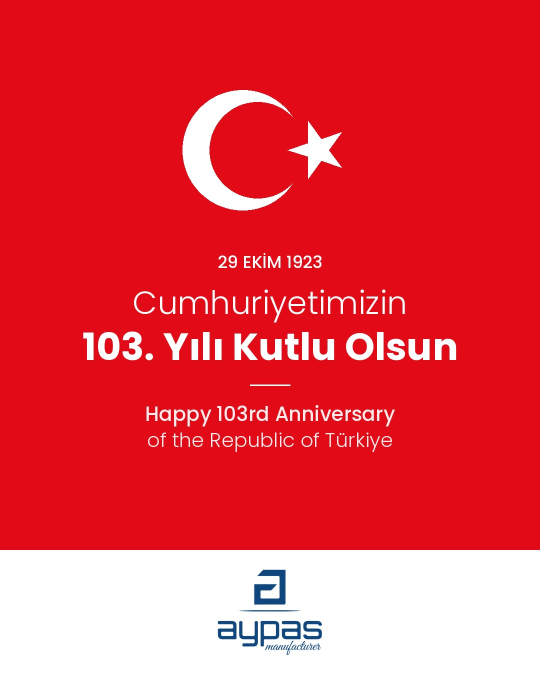
#> input picture 2026/01_29ekim.jpg, 1080 x 1350 px, given in place of logo.jpg, which was not available (shown at 1/2 size)
$ python ornek_tasarimlar.py
#> lines starting #> are read from the running program, lines starting #| are printed output that depends on the picture; pictures that were not available may be replaced by others from this repository, and a replacement may not be noted
import math, random
from PIL import Image, ImageDraw, ImageFont, ImageFilter

SRC = 'araclar/logo.jpg'
F = '/usr/share/fonts/truetype/google-fonts/'
def font(w, s): return ImageFont.truetype(F + f'Poppins-{w}.ttf', s)

BLUE = (15, 70, 126)
NAVY = (8, 30, 60)
RED = (227, 10, 23)
W, H = 1080, 1350

# --- logo as alpha mask (bg 247 -> 0, blue -> 255), cropped
src = Image.open(SRC).convert('L')
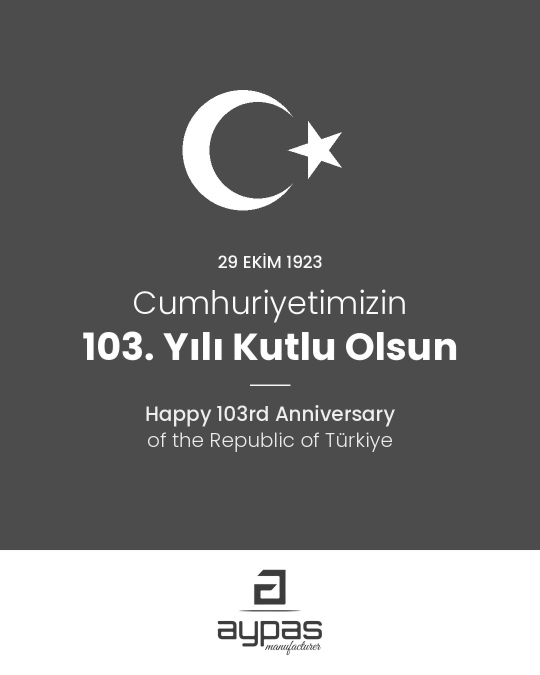
#> src: PIL image 1080x1350 L (shown at 1/2 size); min 50, max 255, mean 114.8
mask = src.point(lambda v: max(0, min(255, int((247 - v) / (247 - 70) * 255))))
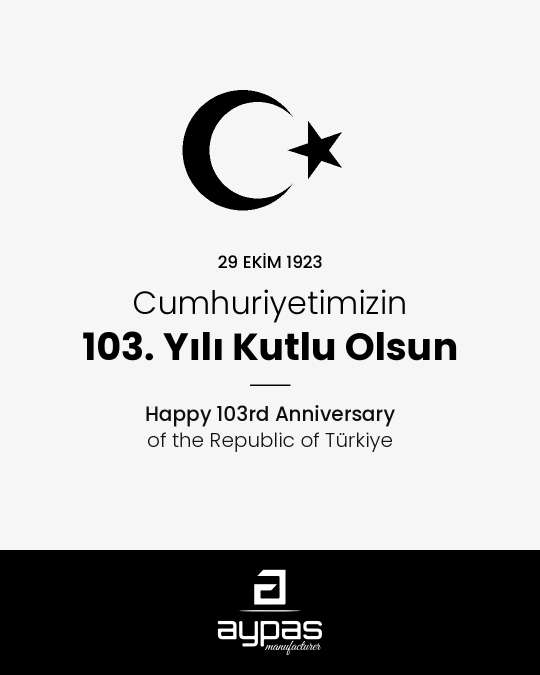
#> mask: PIL image 1080x1350 L (shown at 1/2 size); min 0, max 255, mean 192.5
mask = mask.crop(mask.getbbox())
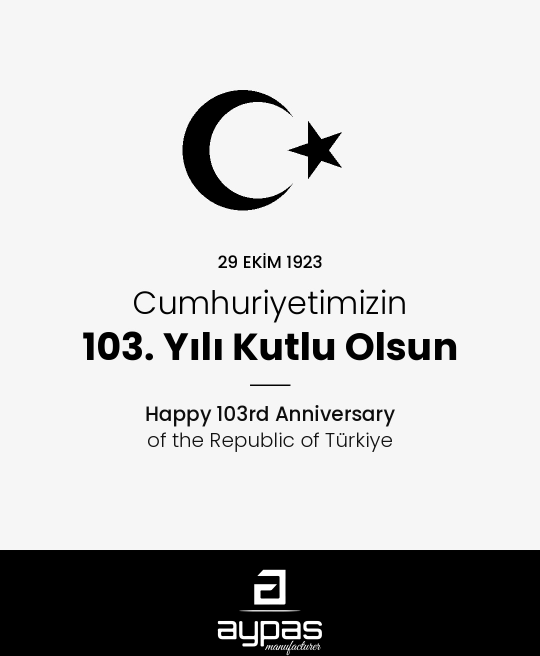
#> mask: PIL image 1080x1311 L (shown at 1/2 size); min 0, max 255, mean 198.2

def logo(color, width):
    m = mask.resize((width, int(mask.height * width / mask.width)), Image.LANCZOS)
    img = Image.new('RGBA', m.size, color + (0,))
    img.putalpha(m)
    return img

def ctext(d, y, txt, f, fill, spacing=0):
    w = d.textlength(txt, font=f)
    d.text(((W - w) / 2, y), txt, font=f, fill=fill)

def footer(img, color, line_color):
    d = ImageDraw.Draw(img)
    d.line([(W/2 - 60, 1150), (W/2 + 60, 1150)], fill=line_color, width=2)
    lg = logo(color, 230)
    img.alpha_composite(lg, ((W - lg.width)//2, 1175))

def crescent_star(d, cx, cy, r, fill, bg):
    # Turkish flag proportions (relative to outer crescent radius r)
    d.ellipse([cx-r, cy-r, cx+r, cy+r], fill=fill)
    ri = r * 0.8; ox = cx + r * 0.25 * 2
    ox = cx + r * 0.5 * (1/1)*0.5 + r*0.0
    ox = cx + r * 0.25
    d.ellipse([ox-ri, cy-ri, ox+ri, cy+ri], fill=bg)
    # star
    sx = cx + r * 0.25 + ri + r * 0.0 - r*0.05 + r*0.3333*0.5
    sx = ox + ri - r*0.05 + r*0.25
    sr = r * 0.5
    pts = []
    for i in range(10):
        a = math.pi/2 * 0 + i * math.pi/5 - math.pi/2 + math.pi/2*0
        rr = sr if i % 2 == 0 else sr * 0.382
        ang = math.radians(180) + i * math.pi / 5  # one point to the left (toward crescent)
        pts.append((sx + rr * math.cos(ang), cy + rr * math.sin(ang)))
    d.polygon(pts, fill=fill)

# ===== 1) 29 Ekim
def ekim29():
    img = Image.new('RGBA', (W, H), RED + (255,))
    d = ImageDraw.Draw(img)
    # subtle big "103"
    crescent_star(d, 485, 300, 120, (255,255,255), RED)
    ctext(d, 500, '29 EKİM 1923', font('Medium', 34), (255,255,255))
    ctext(d, 560, 'Cumhuriyetimizin', font('Light', 64), (255,255,255))
    ctext(d, 640, '103. Yılı Kutlu Olsun', font('Bold', 76), (255,255,255))
    d.line([(W/2-40, 770), (W/2+40, 770)], fill=(255,255,255), width=3)
    ctext(d, 800, 'Happy 103rd Anniversary', font('Medium', 40), (255,235,235))
    ctext(d, 852, 'of the Republic of Türkiye', font('Light', 40), (255,235,235))
    # white footer band
    d.rectangle([0, 1100, W, H], fill=(255,255,255))
    lg = logo(BLUE, 210)
    img.alpha_composite(lg, ((W - lg.width)//2, 1100 + (250 - lg.height)//2))
    return img

# ===== 2) 10 Kasım
def kasim10():
    img = Image.new('RGBA', (W, H), (14, 14, 16, 255))
    d = ImageDraw.Draw(img)
    ctext(d, 250, '09:05', font('Light', 150), (235,235,235))
    d.line([(W/2-50, 470), (W/2+50, 470)], fill=(200,200,200), width=2)
    ctext(d, 510, '10 KASIM 1938', font('Medium', 36), (180,180,180))
    ctext(d, 580, 'Cumhuriyetimizin kurucusu', font('Light', 44), (235,235,235))
    ctext(d, 640, 'Gazi Mustafa Kemal Atatürk\'ü', font('Bold', 52), (255,255,255))
    ctext(d, 710, 'saygı, minnet ve özlemle anıyoruz.', font('Light', 44), (235,235,235))
    ctext(d, 840, 'In loving memory of Mustafa Kemal Atatürk,', font('Light', 32), (160,160,160))
    ctext(d, 884, 'founder of the Republic of Türkiye.', font('Light', 32), (160,160,160))
    d.line([(W/2-60, 1080), (W/2+60, 1080)], fill=(90,90,90), width=2)
    lg = logo((255,255,255), 200)
    img.alpha_composite(lg, ((W - lg.width)//2, 1120))
    return img

# ===== 3) 24 Kasım
def kasim24():
    img = Image.new('RGBA', (W, H), (247, 247, 247, 255))
    d = ImageDraw.Draw(img)
    # chalkboard-ish blue block
    d.rounded_rectangle([90, 150, W-90, 960], radius=36, fill=BLUE)
    d.rounded_rectangle([110, 170, W-110, 940], radius=26, outline=(255,255,255,), width=2)
    # simple pencil icon
    px, py = W/2, 290
    d.polygon([(px-110, py+18), (px+70, py+18), (px+110, py), (px+70, py-18), (px-110, py-18)], fill=(255,196,0))
    d.polygon([(px+70, py+18), (px+110, py), (px+70, py-18)], fill=(240,214,170))
    d.polygon([(px+98, py+6), (px+110, py), (px+98, py-6)], fill=(40,40,40))
    d.rectangle([px-130, py-18, px-110, py+18], fill=(230,120,140))
    ctext(d, 380, '24 KASIM', font('Medium', 38), (190,215,240))
    ctext(d, 440, 'Öğretmenler Günü', font('Bold', 82), (255,255,255))
    ctext(d, 545, 'Kutlu Olsun', font('Light', 64), (255,255,255))
    ctext(d, 680, 'Bilgiyle geleceği inşa eden', font('Light', 36), (225,235,245))
    ctext(d, 728, 'tüm öğretmenlerimize teşekkürler.', font('Light', 36), (225,235,245))
    ctext(d, 830, 'Happy Teachers\' Day', font('Medium', 38), (190,215,240))
    lg = logo(BLUE, 220)
    img.alpha_composite(lg, ((W - lg.width)//2, 1060))
    return img

# ===== 4) Yılbaşı
def yilbasi():
    img = Image.new('RGBA', (W, H), NAVY + (255,))
    # vertical gradient
    g = Image.new('RGBA', (W, H))
    gd = ImageDraw.Draw(g)
    for y in range(H):
        t = y / H
        c = tuple(int(a + (b - a) * t) for a, b in zip((20, 72, 130), (6, 22, 48)))
        gd.line([(0, y), (W, y)], fill=c + (255,))
    img = g
    d = ImageDraw.Draw(img)
    random.seed(7)
    snow = Image.new('RGBA', (W, H), (0,0,0,0)); sd = ImageDraw.Draw(snow)
    for _ in range(140):
        x, y, r = random.randint(0, W), random.randint(0, 1100), random.choice([2,2,3,4,5])
        sd.ellipse([x-r, y-r, x+r, y+r], fill=(255,255,255, random.randint(70,200)))
    img.alpha_composite(snow.filter(ImageFilter.GaussianBlur(0.8)))
    # snowflake glyph
    cx, cy, R = W/2, 270, 95
    for k in range(6):
        a = k * math.pi / 3
        x2, y2 = cx + R*math.cos(a), cy + R*math.sin(a)
        d.line([(cx, cy), (x2, y2)], fill=(255,255,255), width=6)
        for f_ in (0.55, 0.8):
            bx, by = cx + R*f_*math.cos(a), cy + R*f_*math.sin(a)
            for s in (-1, 1):
                b = a + s * math.pi/4
                d.line([(bx, by), (bx + 26*math.cos(b), by + 26*math.sin(b))], fill=(255,255,255), width=5)
    ctext(d, 410, '2027', font('Bold', 210), (255,255,255))
    ctext(d, 660, 'Mutlu Yıllar', font('Light', 76), (255,255,255))
    ctext(d, 760, 'Happy New Year', font('Medium', 44), (175,205,240))
    ctext(d, 880, 'Yeni yılda da soğuk zincirin güvenilir ortağı.', font('Light', 32), (200,215,235))
    ctext(d, 922, 'Your trusted partner in the cold chain.', font('Light', 32), (150,175,210))
    d.line([(W/2-60, 1080), (W/2+60, 1080)], fill=(120,150,190), width=2)
    lg = logo((255,255,255), 200)
    img.alpha_composite(lg, ((W - lg.width)//2, 1120))
    return img

for name, fn in [('01_29ekim', ekim29), ('02_10kasim', kasim10), ('03_24kasim', kasim24), ('04_yilbasi', yilbasi)]:
    fn().convert('RGB').save(f'2026/{name}.jpg', quality=93)
#> this loop made 4 passes
#> pass 1, in ekim29, `img = Image.new('RGBA', (W, H), RED + (255,))`:
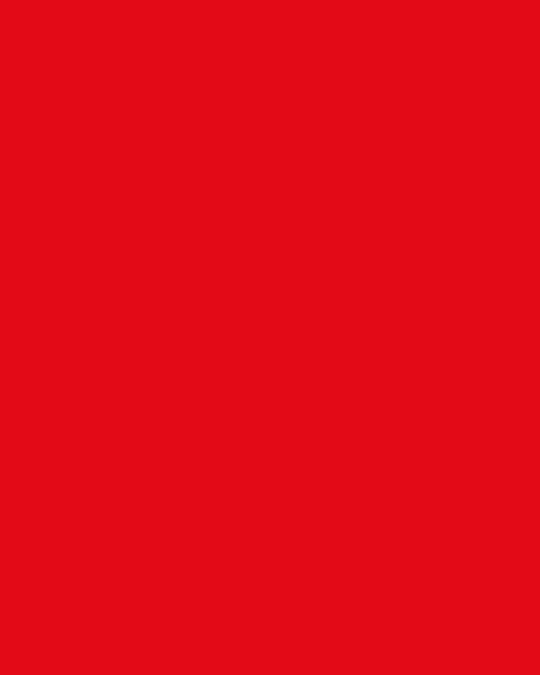
#> img: PIL image 1080x1350 RGBA (shown at 1/2 size); mean R, G, B, A 227, 10, 23, 255
#> pass 1, in logo, `m = mask.resize((width, int(mask.height * width / mask.width)), Image...`:
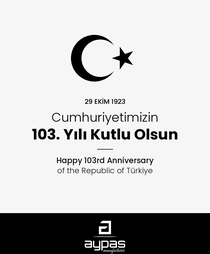
#> m: PIL image 210x254 L; min 0, max 255, mean 198.3
#> pass 1, in ekim29, `lg = logo(BLUE, 210)`:
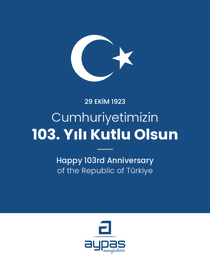
#> lg: PIL image 210x254 RGBA; mean R, G, B, A 15, 70, 126, 198.3; transparent parts drawn white
print('ok', mask.size)
#| ok (1080, 1311)
